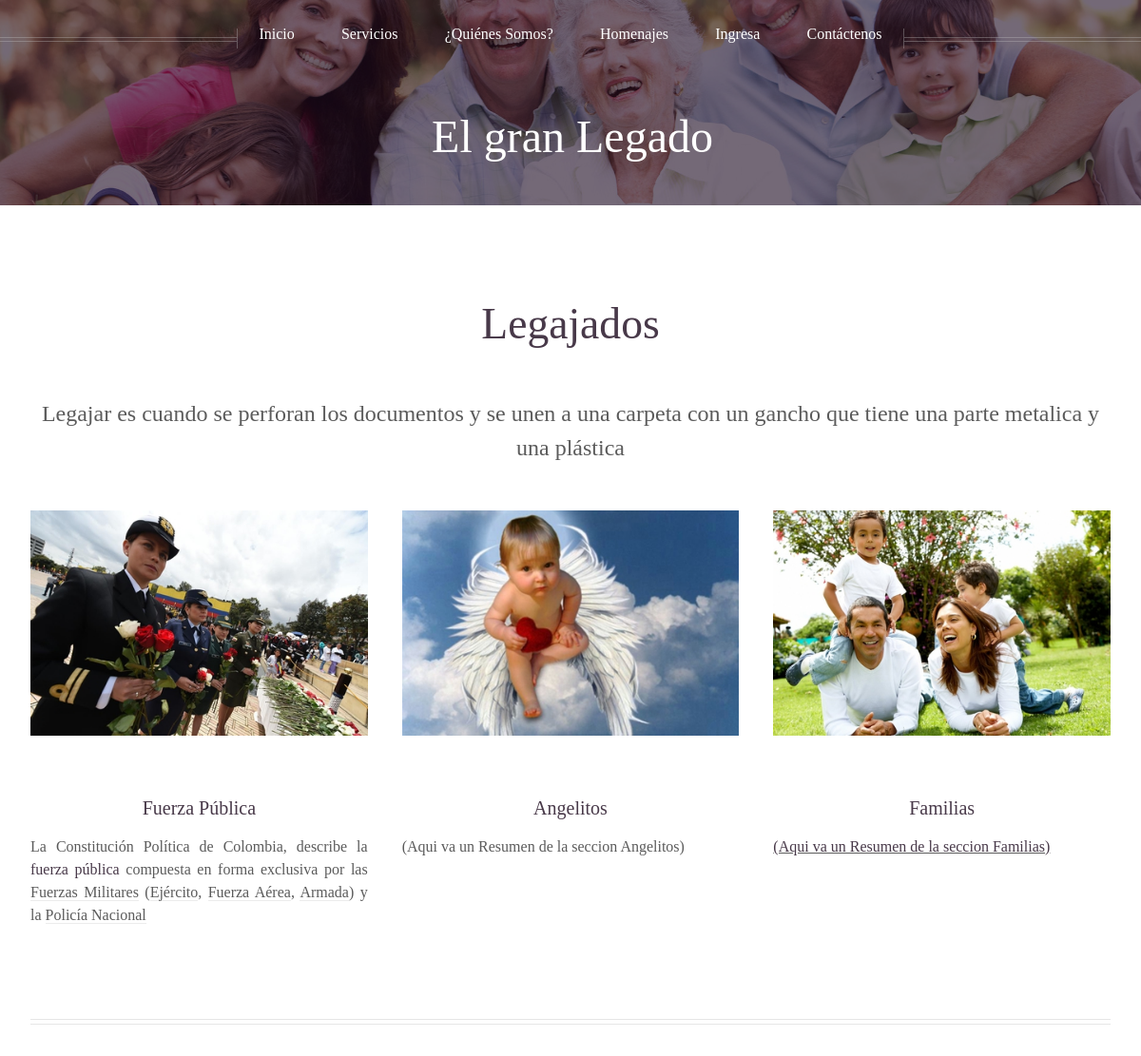
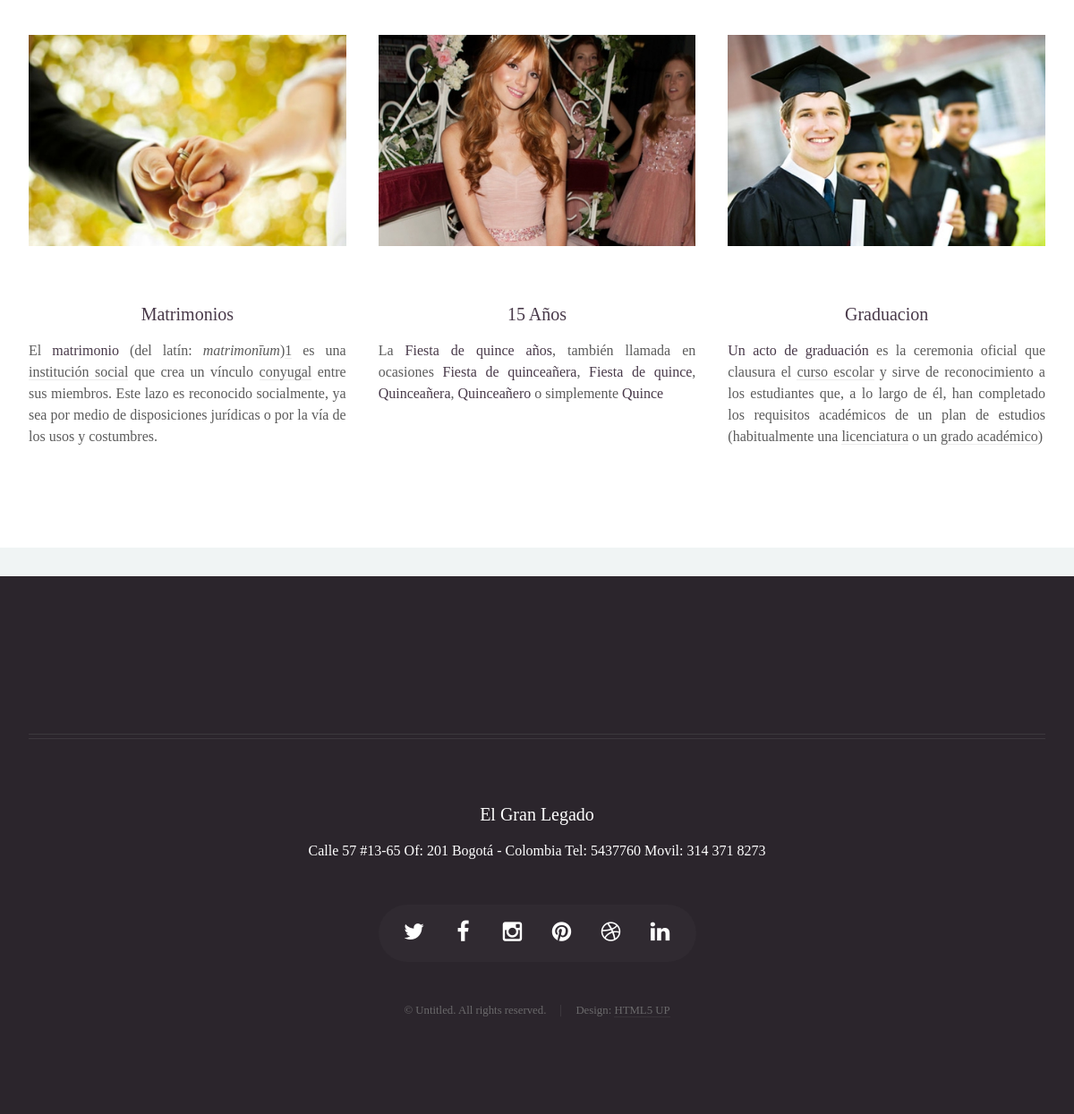
Page /legajados/ on the committed database (2 pictures, top to bottom).
### legado/models.py (models this page shows, shortened)
class Legajados(models.Model):
    nombre = models.CharField(max_length=100, verbose_name='Nombre')
    resumen = RichTextField(verbose_name='Resumen')
    imagen = ProcessedImageField(upload_to='img/legajados',processors=[ResizeToFit(427, 285)],format='JPEG',options={'quality': 60})

class FuerzaPublica(models.Model):
    nombre = models.CharField(max_length=100, verbose_name='Nombre')
    resumen =RichTextField(verbose_name='Resumen')
    texto = RichTextField(verbose_name='Texto')
    imagen = ProcessedImageField(upload_to='img/fuerzapublica',processors=[ResizeToFit(427, 285)],format='JPEG',options={'quality': 60})

class Angelitos(models.Model):
    nombre = models.CharField(max_length=100, verbose_name='Nombre')
    resumen =RichTextField(verbose_name='Resumen')
    texto = RichTextField(verbose_name='Texto')
    imagen = ProcessedImageField(upload_to='img/angelitos',processors=[ResizeToFit(427, 285)],format='JPEG',options={'quality': 60})

class Familia(models.Model):
    nombre = models.CharField(max_length=100, verbose_name='Nombre')
    resumen =RichTextField(verbose_name='Resumen')
    texto = RichTextField(verbose_name='Texto')
    imagen = ProcessedImageField(upload_to='img/familia',processors=[ResizeToFit(427, 285)],format='JPEG',options={'quality': 60})

class Matrimonio(models.Model):
    nombre = models.CharField(max_length=100, verbose_name='Nombre')
    resumen =RichTextField(verbose_name='Resumen')
    texto = RichTextField(verbose_name='Texto')
    imagen = ProcessedImageField(upload_to='img/matrimonio',processors=[ResizeToFit(427, 285)],format='JPEG',options={'quality': 60})

class Quince(models.Model):
    nombre = models.CharField(max_length=100, verbose_name='Nombre')
    resumen =RichTextField(verbose_name='Resumen')
    texto = RichTextField(verbose_name='Texto')
    imagen = ProcessedImageField(upload_to='img/matrimonio',processors=[ResizeToFit(427, 285)],format='JPEG',options={'quality': 60})

class Graduacion(models.Model):
    nombre = models.CharField(max_length=100, verbose_name='Nombre')
    resumen =RichTextField(verbose_name='Resumen')
    texto = RichTextField(verbose_name='Texto')
    imagen = ProcessedImageField(upload_to='img/matrimonio',processors=[ResizeToFit(427, 285)],format='JPEG',options={'quality': 60})

### legado/views.py (the view)
# urls.py: url(r'^legajados/', 'LegajadosIndex', name='legajados'),
def LegajadosIndex(request):
    legaja = Legajados.objects.first()
    matrimonio = Matrimonio.objects.first()
    quince = Quince.objects.first()
    gradua = Graduacion.objects.first()
    angelito = Angelitos.objects.first()
    familia = Familia.objects.first()
    fuerza = FuerzaPublica.objects.first()
    return render_to_response('legajados.html', locals(),context_instance=RequestContext(request))

### legado/context_processors.py (called while the page is built)
def mostrarfrase(request):
    return {'frase':choice(frases)}

### legado/templates/legajados.html
{%extends "base.html"%}
{% block Content %}
	<body class="no-sidebar">
		<div id="page-wrapper">
				<div id="header">
						<div class="inner">
							<header>
								<h1><a href="{% url "inicio"  %}" id="logo">El gran Legado</a></h1>
							</header>
						</div>
					{% include 'menu.html' %}
				</div>
				<div class="wrapper style1">
					<div class="container">
						<article id="main" class="special">
							<header>
								<h2><a href="{% url "legajados" %}">{{ legaja.nombre }}</a></h2>
								<p>
									{{ legaja.resumen | safe }}
								</p>
							</header>
                            {% load static from staticfiles %}
                        <div class="row">
							<article class="4u 12u(mobile) special">
								<a href="{% url 'fuerza-publica' %}" class="image featured"><img src="{{ STATIC_URL }}{{ fuerza.imagen }}" alt="" /></a>
								<header>
									<h3><a href="{% url 'fuerza-publica' %}">{{ fuerza.nombre }}</a></h3>
								</header>
								<p>
									{{ fuerza.resumen | safe}}
								</p>
							</article>
							<article class="4u 12u(mobile) special">
								<a href="#" class="image featured"><img src="{{ STATIC_URL }}{{ angelito.imagen }}" alt="" /></a>
								<header>
									<h3><a href="#">{{ angelito.nombre }}</a></h3>
								</header>
								<p>
									{{ angelito.resumen | safe }}
								</p>
							</article>
							<article class="4u 12u(mobile) special">
								<a href="#" class="image featured"><img src="{{ STATIC_URL }}{{ familia.imagen }}" alt="" /></a>
								<header>
									<h3><a href="#">{{ familia.nombre }}</a></h3>
								</header>
								<p>
									{{ familia.resumen | safe }}
								</p>
							</article>
						</div>
						</article>
						<hr />
						<div class="row">
							<article class="4u 12u(mobile) special">
								<a href="{% url 'matrimonios' %}" class="image featured"><img src="{{ STATIC_URL }}{{ matrimonio.imagen }}" alt="" /></a>
								<header>
									<h3><a href="{% url 'matrimonios' %}">{{ matrimonio.nombre }}</a></h3>
								</header>
								<p>
                                    {{ matrimonio.resumen | safe}}
								</p>
							</article>
							<article class="4u 12u(mobile) special">
								<a href="{% url 'quince' %}" class="image featured"><img src="{{ STATIC_URL }}{{ quince.imagen }}" alt="" /></a>
								<header>
									<h3><a href="{% url 'quince' %}">{{ quince.nombre }} </a></h3>
								</header>
								<p>
									{{ quince.resumen | safe}}
								</p>
							</article>
							<article class="4u 12u(mobile) special">
								<a href="{% url 'graduacion' %}" class="image featured"><img src="{{ STATIC_URL }}{{ gradua.imagen }}" alt="" /></a>
								<header>
									<h3><a href="{% url 'graduacion' %}">{{ gradua.nombre }}</a></h3>
								</header>
								<p>
									{{ gradua.resumen | safe}}
								</p>
							</article>
						</div>
					</div>
				</div>
		</div>
	</body>
{% endblock Content %}

### rows in the picture
Legajados: nombre "Legajados", resumen "Legajar es cuando se perforan los documentos y se unen a una carpeta con un gancho que tiene una parte metalica y una plástica"
FuerzaPublica: imagen (picture), nombre "Fuerza Pública", resumen "La Constitución Política de Colombia, describe la fuerza pública compuesta en forma exclusiva por las Fuerzas Militares ( Ejército , Fuerza Aérea , Armada ) y la Policía Nacional"
Angelitos: imagen (picture), nombre "Angelitos", resumen "(Aqui va un Resumen de la seccion Angelitos)"
Familia: imagen (picture), nombre "Familias", resumen "(Aqui va un Resumen de la seccion Familias)"
Matrimonio: imagen (picture), nombre "Matrimonios", resumen "El matrimonio (del latín: matrimonīum ) 1 es una institución social que crea un vínculo conyugal entre sus miembros. Este lazo es reconocido socialmente, ya sea por medio de disposiciones jurídicas o por la vía de los usos y costumbres."
Quince: imagen (picture), nombre "15 Años", resumen "La Fiesta de quince años , también llamada en ocasiones Fiesta de quinceañera , Fiesta de quince , Quinceañera , Quinceañero o simplemente Quince"
Graduacion: imagen (picture), nombre "Graduacion", resumen "Un acto de graduación es la ceremonia oficial que clausura el curso escolar y sirve de reconocimiento a los estudiantes que, a lo largo de él, han completado los requisitos académicos de un plan de estudios (habitualmente una licenciatura o un grado académico )"
